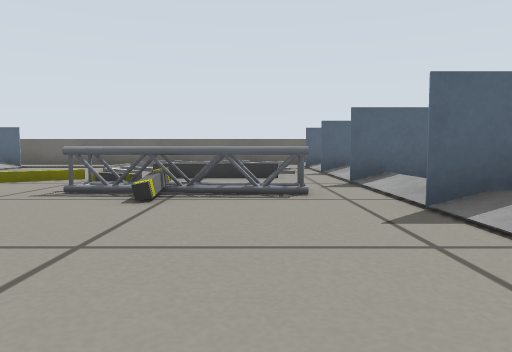
View 1 (above)

21 first-person views from a walk through a Gazebo world. The camera is 0.27 m above the floor, tilts 4° down and sees 70° across. The floor is counted in squares, 0.5 m on a side. Each view is taken from the middle of a square. On the plan, view 1 faces up. The plan holds only what a view shows up to about 9 squares ahead; the rest is blank. Some stock models are drawn as simple stand-ins. Some surface patterns are stand-ins.

View 2
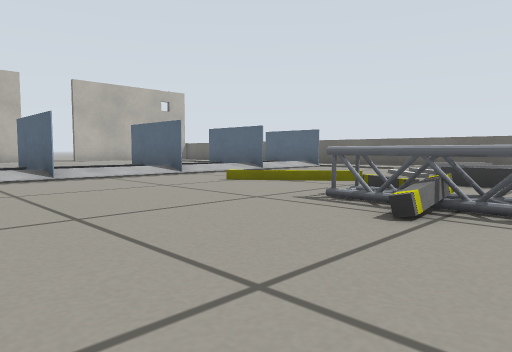

View 3
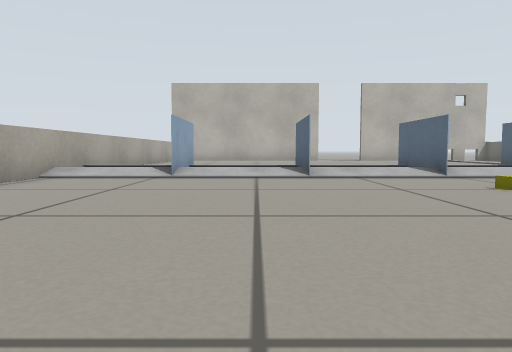

View 4
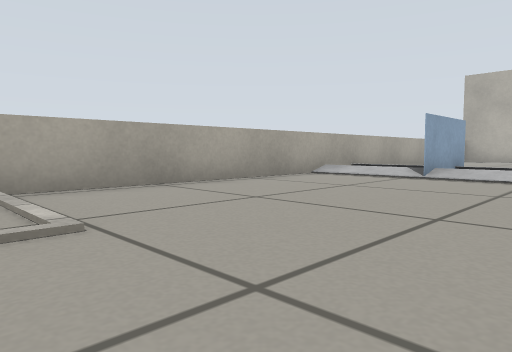

View 5
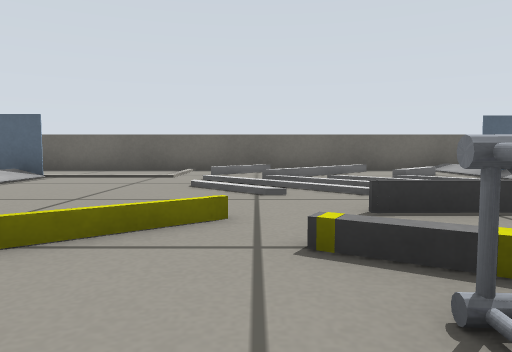

View 6
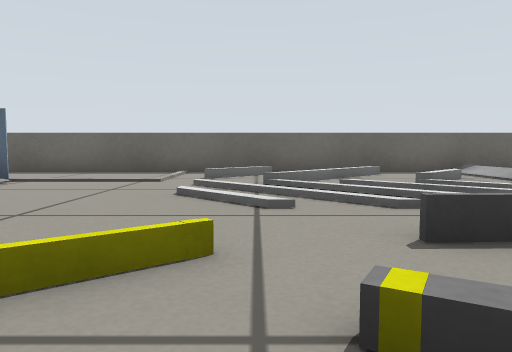

View 7
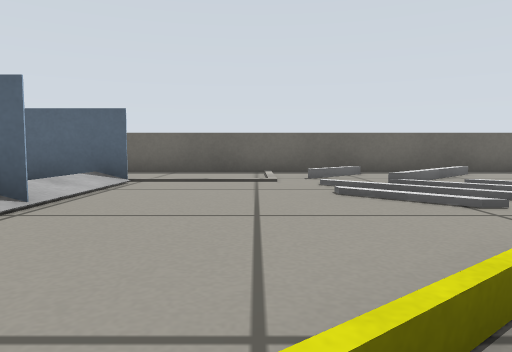

View 8
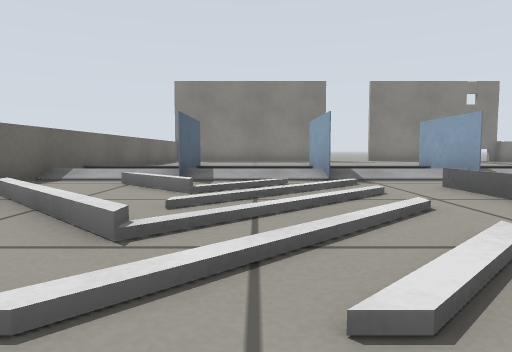

View 9
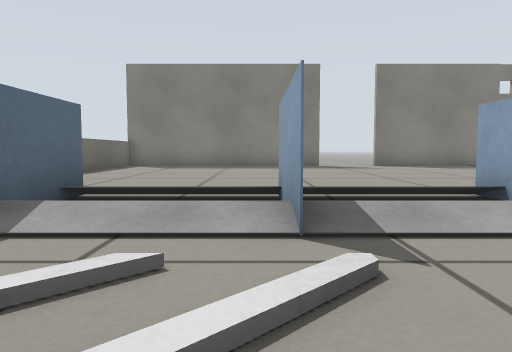

View 10
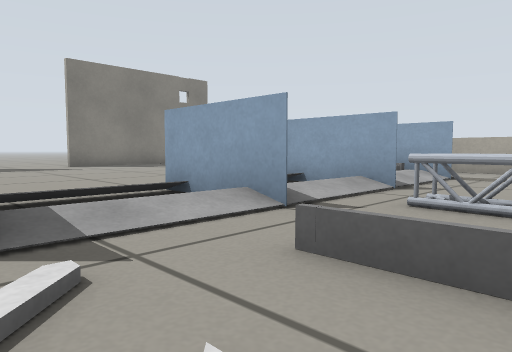

View 11
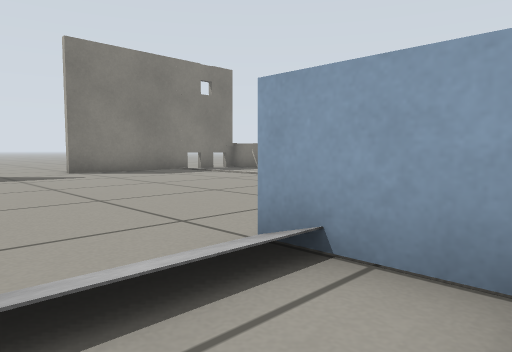

View 12
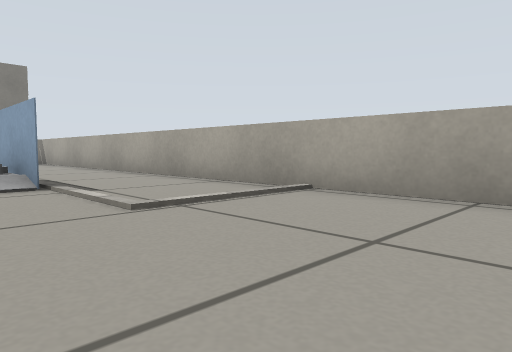

View 13
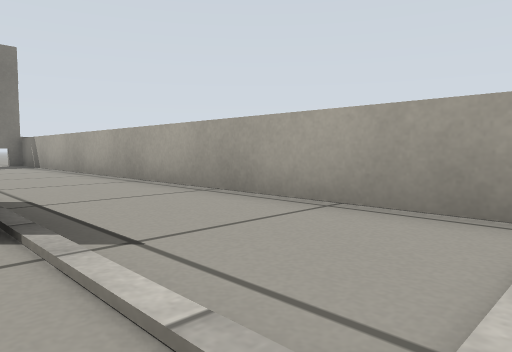

View 14
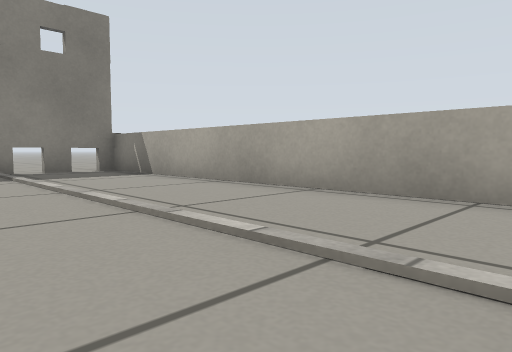

View 15
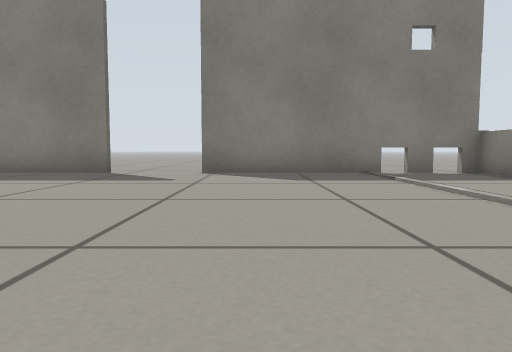

View 16
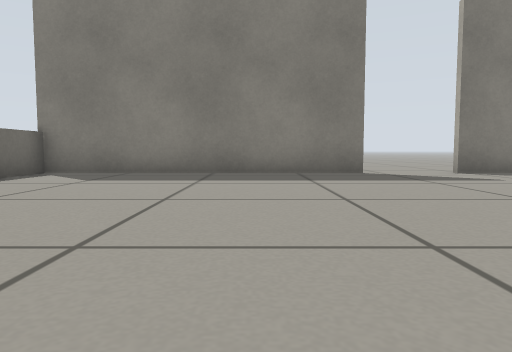

View 17
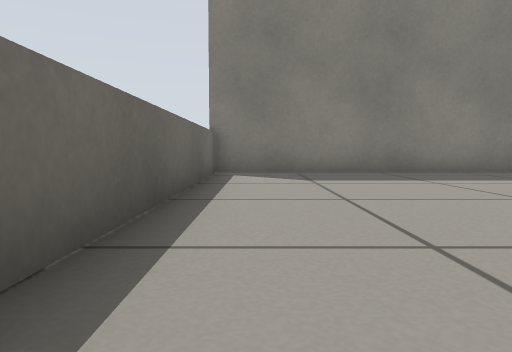

View 18
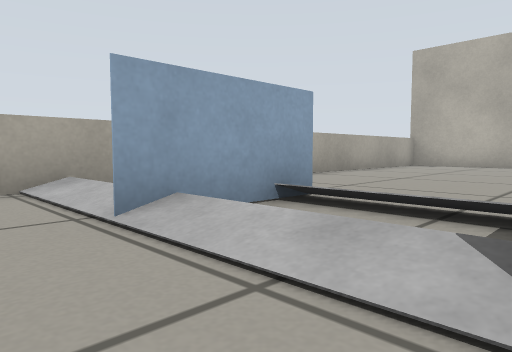

View 19
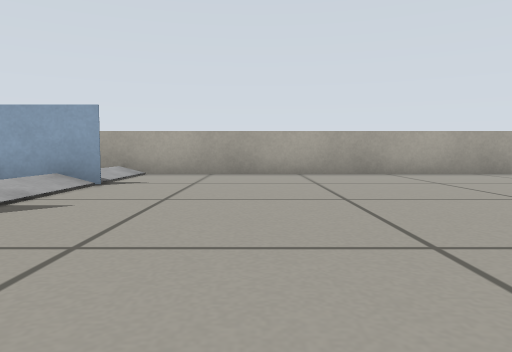

View 20
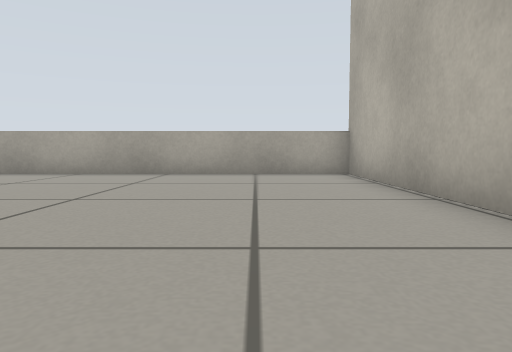

View 21
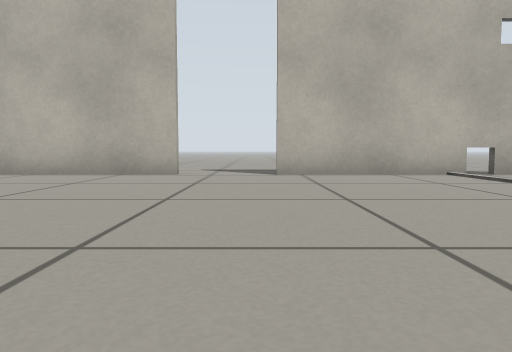

### Floor plan
Key: @ floor where view 1 was taken; # wall or solid block; . main floor; : floor 0.1 m higher than the main floor; / step, stairs or slope; B grey box; O other object.
Columns run from 20 left of view 1 to 14 right of it. Each row starts with its distance up from view 1.
 14            ############B###########
 13  #          .....O.OO.:  .........#
 12  #.         ....O.OOOO   .........#
 11  #...      ##...//O.O.##/.........#
 10  #....       ....////// /.........#
  9  #......     ....////.##/.........#
  8  #.......   #.........///.........#
  7 ..........   .....OOO.///.........#
  6 .........  ##...OOO...##/..........
  5 .#........   .....OOOO/  ..........
  4  #.........  ......OO./   ........#
  3  #.........##.........## .........#
  2  #........./ ........./ /.........#
  1  #........./ .........#O/.........#
  0  #.........##.......@.............#
 -1  #........./ .....................#
 -2  ##########BB######################

Where each view was taken, in squares from view 1:
view 1: 0 up, 0 right, facing up
view 2: 1 up, 0 right, facing up-left
view 3: 2 up, 0 right, facing left
view 4: 3 up, 0 right, facing down-left
view 5: 4 up, 3 left, facing up
view 6: 5 up, 3 left, facing up
view 7: 5 up, 5 left, facing up
view 8: 10 up, 5 left, facing right
view 9: 9 up, 1 left, facing right
view 10: 9 up, 1 left, facing down-right
view 11: 8 up, 2 right, facing down-right
view 12: 2 up, 4 left, facing down-right
view 13: 1 up, 1 left, facing down-right
view 14: 2 up, 4 right, facing down-right
view 15: 3 up, 5 right, facing right
view 16: 9 up, 5 right, facing right
view 17: 13 up, 5 right, facing right
view 18: 3 up, 6 left, facing down-left
view 19: 6 up, 12 left, facing down
view 20: 6 up, 17 left, facing down
view 21: 7 up, 11 left, facing left
